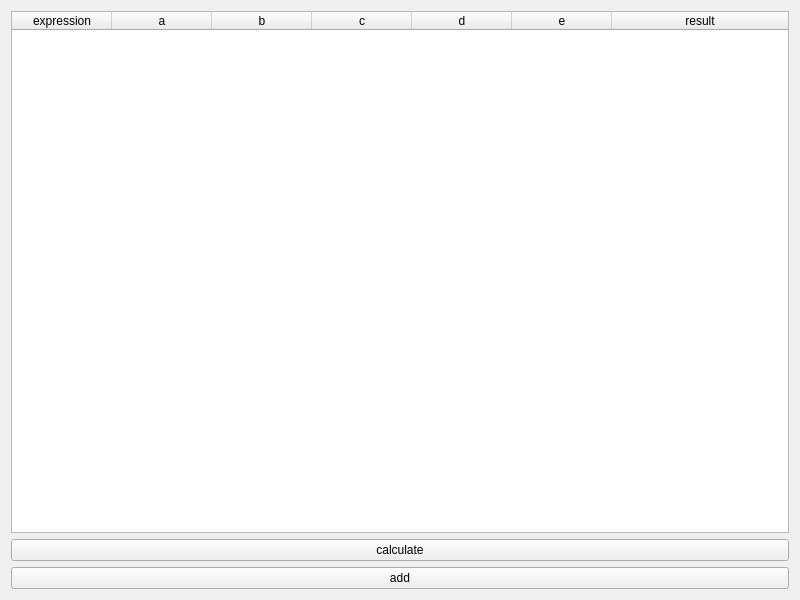
<?xml version="1.0" encoding="UTF-8"?>
<ui version="4.0">
 <class>Widget</class>
 <widget class="QWidget" name="Widget">
  <property name="geometry">
   <rect>
    <x>0</x>
    <y>0</y>
    <width>800</width>
    <height>600</height>
   </rect>
  </property>
  <property name="windowTitle">
   <string>Widget</string>
  </property>
  <layout class="QVBoxLayout" name="verticalLayout_2">
   <item>
    <layout class="QVBoxLayout" name="verticalLayout">
     <item>
      <widget class="QTableWidget" name="tableWidget">
       <attribute name="horizontalHeaderVisible">
        <bool>true</bool>
       </attribute>
       <attribute name="horizontalHeaderCascadingSectionResizes">
        <bool>false</bool>
       </attribute>
       <attribute name="horizontalHeaderStretchLastSection">
        <bool>true</bool>
       </attribute>
       <column>
        <property name="text">
         <string>expression</string>
        </property>
       </column>
       <column>
        <property name="text">
         <string>a</string>
        </property>
       </column>
       <column>
        <property name="text">
         <string>b</string>
        </property>
       </column>
       <column>
        <property name="text">
         <string>c</string>
        </property>
       </column>
       <column>
        <property name="text">
         <string>d</string>
        </property>
       </column>
       <column>
        <property name="text">
         <string>e</string>
        </property>
       </column>
       <column>
        <property name="text">
         <string>result</string>
        </property>
       </column>
      </widget>
     </item>
     <item>
      <widget class="QPushButton" name="pushButton_2">
       <property name="text">
        <string>calculate</string>
       </property>
      </widget>
     </item>
     <item>
      <widget class="QPushButton" name="pushButton">
       <property name="text">
        <string>add</string>
       </property>
      </widget>
     </item>
    </layout>
   </item>
  </layout>
 </widget>
 <resources/>
 <connections/>
</ui>
